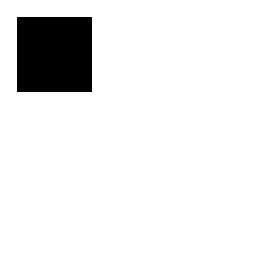
%> input picture lab12/kwadratT.bmp, 256 x 256 px
$ octave B.m   (GNU Octave 9; MATLAB toolbox functions it lacks are replaced by stand-ins)
%> lines starting %> are read from the running program, lines starting %| are printed output that depends on the picture; in (x1, y1, x2, y2) boxes, pixels count from 0 and x2, y2 are one past the last pixel; in counts of white or black regions, pixels touching at a corner belong together; the program's own positions count from 1
%% 1
close all;
clearvars;
clc;

figure;

img = imread('kwadratT.bmp');
%> img is the input picture: size 256x256 uint8; 91.4% white; 1 black region, box (x1, y1, x2, y2) and area: (17, 17, 92, 92) 5625

fft2_ = fft2(img);

Am = log10(abs(fft2_) + 1);
F = angle(fft2_ .* (Am>0.0001));

subplot(2,3,1);
imshow(img);
subplot(2,3,2);
imshow(Am,[]);
subplot(2,3,3);
imshow(F);

img = imtranslate(img, [25 25]);
%> img: size 256x256 uint8; 72.8% white; 2 black regions, box (x1, y1, x2, y2) and area: (0, 0, 256, 256) 12175, (42, 42, 117, 117) 5625

fft2_ = fft2(img);

Am = log10(abs(fft2_) + 1);
F = angle(fft2_ .* (Am>0.0001));

subplot(2,3,4);
imshow(img);
subplot(2,3,5);
imshow(Am,[]);
subplot(2,3,6);
imshow(F);

%% 2
figure;

img = imread('kwadratS.bmp');
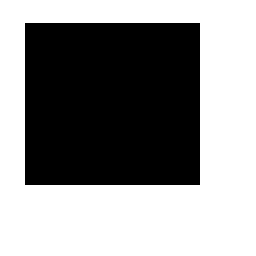
%> input picture lab12/kwadratS.bmp, 256 x 256 px
%> img is the input picture: size 256x256 uint8; 56.7% white; 1 black region, box (x1, y1, x2, y2) and area: (25, 23, 200, 185) 28350

fft2_ = fft2(img);

Am = log10(abs(fft2_) + 1);
F = angle(fft2_ .* (Am>0.0001));

subplot(2,3,1);
imshow(img);
subplot(2,3,2);
imshow(Am,[]);
subplot(2,3,3);
imshow(F);

img = imrotate(img, 20);
%> img: size 329x329 uint8; 34.4% white; 1 white region, box (x1, y1, x2, y2) and area: (1, 1, 328, 328) 37190

fft2_ = fft2(img);

Am = log10(abs(fft2_) + 1);
%> Am: size 329x329 double
F = angle(fft2_ .* (Am>0.0001));
%> F: size 329x329 double

subplot(2,3,4);
imshow(img);
subplot(2,3,5);
imshow(Am,[]);
subplot(2,3,6);
imshow(F);

%% 3

figure;

img = imread('kwadratS.bmp');

fft2_ = fft2(img);

Am = log10(abs(fft2_) + 1);
F = angle(fft2_ .* (Am>0.0001));

subplot(2,3,1);
imshow(img);
subplot(2,3,2);
imshow(Am,[]);
subplot(2,3,3);
imshow(F);

img = imresize(img, [1000 1500]);
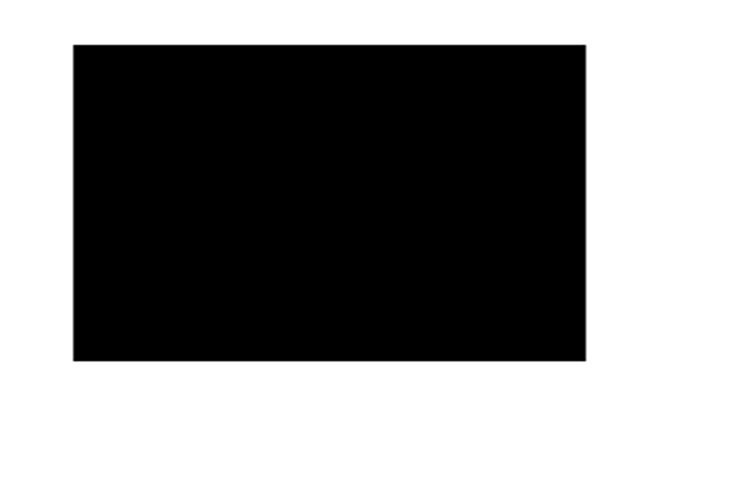
%> img: size 1000x1500 uint8 (shown at 1/2 size); min 0, max 255, mean 144.7

fft2_ = fft2(img);

Am = log10(abs(fft2_) + 1);
%> Am: size 1000x1500 double
F = angle(fft2_ .* (Am>0.0001));
%> F: size 1000x1500 double

subplot(2,3,4);
imshow(img);
subplot(2,3,5);
imshow(Am,[]);
subplot(2,3,6);
imshow(F);

%% 4

figure;

img = imread('kwadratKL.bmp');
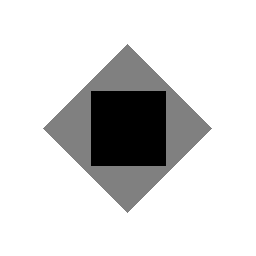
%> input picture lab12/kwadratKL.bmp, 256 x 256 px
%> img is the input picture: size 256x256 uint8; min 0, max 255, mean 216.3

fft2_ = fft2(img);

Am = log10(abs(fft2_) + 1);
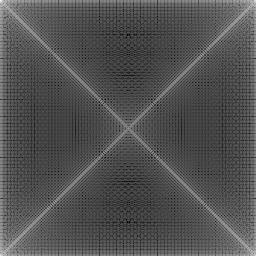
%> Am: size 256x256 double; min 0.382, max 7.15, mean 2.57; drawn with min black and max white
F = angle(fft2_ .* (Am>0.0001));
%> F: size 256x256 double

subplot(2,3,1);
imshow(img);
subplot(2,3,2);
imshow(Am,[]);
subplot(2,3,3);
imshow(F);
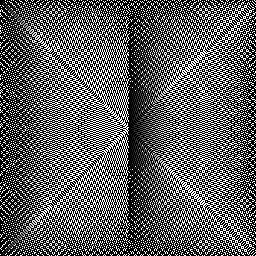
%> displayed picture: size 256x256, on the screen's scale of 0 to 255; min 0, max 255, mean 96.7

img = imlincomb(5,img);
%> img: size 256x256 uint8; 91.4% white; 1 black region, box (x1, y1, x2, y2) and area: (91, 91, 166, 166) 5625

fft2_ = fft2(img);

Am = log10(abs(fft2_) + 1);
F = angle(fft2_ .* (Am>0.0001));
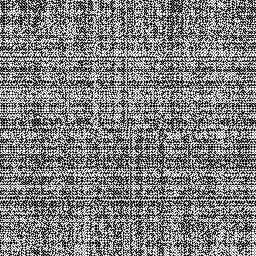
%> F: size 256x256 double; min -3.14, max 3.14, mean -0.000336; drawn with min black and max white

subplot(2,3,4);
imshow(img);
subplot(2,3,5);
imshow(Am,[]);
subplot(2,3,6);
imshow(F);
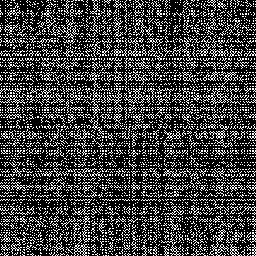
%> displayed picture: size 256x256, on the screen's scale of 0 to 255; 25% white in thin lines or dots
